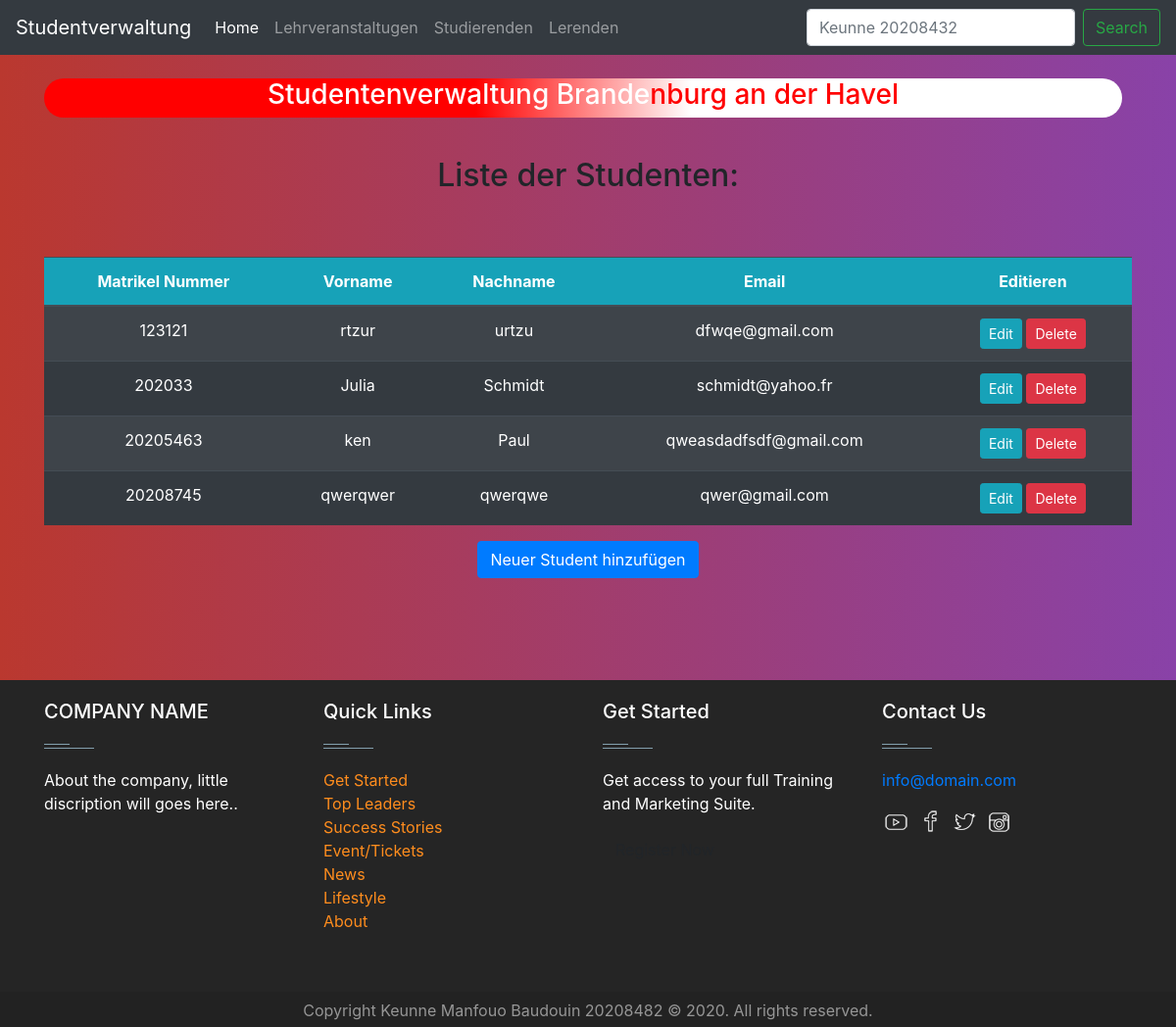
The page /studenten/ on the database its author committed.
### Studentverwaltung/models.py (models this page shows, shortened)
class Student(models.Model):
    matrikel_nr = models.CharField(max_length=10)
    vorname = models.CharField(max_length=30)
    nachname = models.CharField(max_length=30)
    email = models.CharField(max_length=30, default='null')

### Studentverwaltung/views.py (the view)
# urls.py: path('studenten/', get_student_list, name = 'student_list'),
def get_student_list(request):
    studenten = Student.objects.all().order_by('matrikel_nr')
    return render(request, 'student_list.html',
                            {'page_title' : 'Liste alle Studenten',
                             'studenten':studenten})

### templates/student_list.html
{% extends 'base.html' %}
{% block content %}
    <div style="height: 40px; width: 1100px; background-color: white; border-radius: 20px; background-image: linear-gradient(to right, red, red,red , white,white,white);">
        <h3> <span style="color: white">Studentenverwaltung Brande</span><span style="color: red">nburg an der Havel</span></h3>
    </div><br>
<p>
    <h2>Liste der Studenten:</h2>
</p><br><br>
        <table class="table table-striped table-dark">
            <thead class="bg-info">
                <tr>
                <th>Matrikel Nummer</th>
                <th>Vorname</th>
                <th>Nachname</th>
                <th>Email</th>
                <th>Editieren</th>
            </tr>
            </thead>
        {% for student in studenten %}
            <tr>
                <td> {{ student.matrikel_nr }}</td>
                <td> {{ student.vorname }}</td>
                <td> {{ student.nachname }}</td>
                <td> {{ student.email }}</td>
                <td><a href="{% url 'edit_student' pk=student.id %}" class="btn btn-info btn-sm">Edit</a>
                    <a href="{% url 'delete_studenten' pk=student.id %}" class="btn btn-danger btn-sm">Delete</a>
                </td>
            </tr>
        {% endfor %}
        </table>
        <p>
            <a href="{% url 'add_student' %}" class="btn btn-primary">Neuer Student hinzufügen</a>
        </p>
{% endblock %}

### static/css/file.css (style rules this page uses)
body { overflow-x: hidden; background: linear-gradient(to left,#8942a8, #ba382f); }
.btn { background-color: #ff8d1e; color:#fff; }

### rows shown on the page
Student: matrikel_nr "123121", vorname "rtzur", nachname "urtzu", email "dfwqe@gmail.com"
Student: matrikel_nr "202033", vorname "Julia", nachname "Schmidt", email "schmidt@yahoo.fr"
Student: matrikel_nr "20205463", vorname "ken", nachname "Paul", email "qweasdadfsdf@gmail.com"
Student: matrikel_nr "20208745", vorname "qwerqwer", nachname "qwerqwe", email "qwer@gmail.com"
